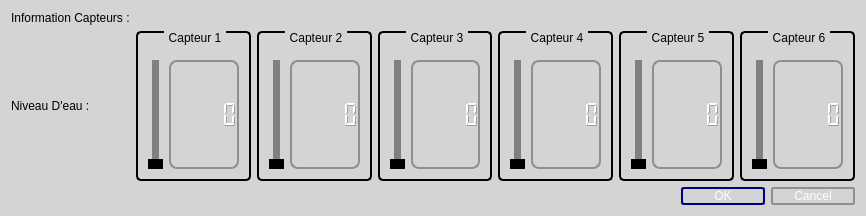
<?xml version="1.0" encoding="UTF-8"?>
<ui version="4.0">
 <class>Capteur</class>
 <widget class="QDialog" name="Capteur">
  <property name="geometry">
   <rect>
    <x>0</x>
    <y>0</y>
    <width>866</width>
    <height>214</height>
   </rect>
  </property>
  <property name="windowTitle">
   <string>Dialog</string>
  </property>
  <property name="styleSheet">
   <string notr="true">background-color: rgb(212, 212, 212);</string>
  </property>
  <layout class="QVBoxLayout" name="verticalLayout">
   <item>
    <layout class="QGridLayout" name="gridCapteur" rowstretch="0,0">
     <property name="sizeConstraint">
      <enum>QLayout::SetDefaultConstraint</enum>
     </property>
     <item row="0" column="0">
      <widget class="QLabel" name="labelInfoCapteur">
       <property name="styleSheet">
        <string notr="true">color: rgb(0, 0, 0);</string>
       </property>
       <property name="text">
        <string>Information Capteurs :</string>
       </property>
      </widget>
     </item>
     <item row="1" column="5">
      <widget class="QGroupBox" name="groupBoxC5">
       <property name="minimumSize">
        <size>
         <width>0</width>
         <height>150</height>
        </size>
       </property>
       <property name="styleSheet">
        <string notr="true"> QGroupBox {
	color: rgb(0, 0, 0);
     background-color: qlineargradient(x1: 0, y1: 0, x2: 0, y2: 1,
                                       stop: 0 #D4D4D4, stop: 1 #D4D4D4);
     border: 2px solid black;
     border-radius: 5px;
     margin-top: 1ex; /* leave space at the top for the title */
 }
 
 QGroupBox::title {
     subcontrol-origin: margin;
     subcontrol-position: top center; /* position at the top center */
     padding: 0 3px;
     background-color: qlineargradient(x1: 0, y1: 0, x2: 0, y2: 1,
                                       stop: 0 #C8C8C8, stop: 1 #E6E6E6);
 }</string>
       </property>
       <property name="title">
        <string>Capteur 5</string>
       </property>
       <layout class="QHBoxLayout" name="horizontalLayout_13">
        <item>
         <widget class="QSlider" name="nivEauCap5">
          <property name="minimumSize">
           <size>
            <width>0</width>
            <height>100</height>
           </size>
          </property>
          <property name="maximumSize">
           <size>
            <width>16777215</width>
            <height>175</height>
           </size>
          </property>
          <property name="styleSheet">
           <string notr="true"> QSlider::groove:vertical {
     background:  grey;
     position: absolute; /* absolutely position 4px from the left and right of the widget. setting margins on the widget should work too... */
     left: 4px; right: 4px;
 }
 
 QSlider::handle:vertical {
     height: 10px;
     background: black;
     margin: 0 -4px; /* expand outside the groove */
 }
 
 QSlider::add-page:vertical {
     background: white;
 }
 
 QSlider::sub-page:vertical {
     background: dark gray;
 }</string>
          </property>
          <property name="orientation">
           <enum>Qt::Vertical</enum>
          </property>
         </widget>
        </item>
        <item>
         <widget class="QLCDNumber" name="lcdC5">
          <property name="styleSheet">
           <string notr="true">QLCDNumber 
{
		color: rgb(255, 255, 255);
         border: 2px solid #8f8f91;
         border-radius: 8px;
         background-color: qlineargradient(x1: 0, y1: 0, x2: 0, y2: 1,
                                           stop: 0 #181716, stop: 1 #3D3C3A);
}</string>
          </property>
         </widget>
        </item>
       </layout>
      </widget>
     </item>
     <item row="1" column="3">
      <widget class="QGroupBox" name="groupBoxC3">
       <property name="minimumSize">
        <size>
         <width>0</width>
         <height>150</height>
        </size>
       </property>
       <property name="styleSheet">
        <string notr="true"> QGroupBox {
	color: rgb(0, 0, 0);
     background-color: qlineargradient(x1: 0, y1: 0, x2: 0, y2: 1,
                                       stop: 0 #D4D4D4, stop: 1 #D4D4D4);
     border: 2px solid black;
     border-radius: 5px;
     margin-top: 1ex; /* leave space at the top for the title */
 }
 
 QGroupBox::title {
     subcontrol-origin: margin;
     subcontrol-position: top center; /* position at the top center */
     padding: 0 3px;
     background-color: qlineargradient(x1: 0, y1: 0, x2: 0, y2: 1,
                                       stop: 0 #C8C8C8, stop: 1 #E6E6E6);
 }</string>
       </property>
       <property name="title">
        <string>Capteur 3</string>
       </property>
       <layout class="QHBoxLayout" name="horizontalLayout_11">
        <item>
         <widget class="QSlider" name="nivEauCap3">
          <property name="minimumSize">
           <size>
            <width>0</width>
            <height>100</height>
           </size>
          </property>
          <property name="maximumSize">
           <size>
            <width>16777215</width>
            <height>175</height>
           </size>
          </property>
          <property name="styleSheet">
           <string notr="true"> QSlider::groove:vertical {
     background:  grey;
     position: absolute; /* absolutely position 4px from the left and right of the widget. setting margins on the widget should work too... */
     left: 4px; right: 4px;
 }
 
 QSlider::handle:vertical {
     height: 10px;
     background: black;
     margin: 0 -4px; /* expand outside the groove */
 }
 
 QSlider::add-page:vertical {
     background: white;
 }
 
 QSlider::sub-page:vertical {
     background: dark gray;
 }</string>
          </property>
          <property name="orientation">
           <enum>Qt::Vertical</enum>
          </property>
         </widget>
        </item>
        <item>
         <widget class="QLCDNumber" name="lcdC3">
          <property name="styleSheet">
           <string notr="true">QLCDNumber 
{
		color: rgb(255, 255, 255);
         border: 2px solid #8f8f91;
         border-radius: 8px;
         background-color: qlineargradient(x1: 0, y1: 0, x2: 0, y2: 1,
                                           stop: 0 #181716, stop: 1 #3D3C3A);
}</string>
          </property>
         </widget>
        </item>
       </layout>
      </widget>
     </item>
     <item row="1" column="0">
      <widget class="QLabel" name="label">
       <property name="styleSheet">
        <string notr="true">color: rgb(0, 0, 0);</string>
       </property>
       <property name="text">
        <string>Niveau D'eau :</string>
       </property>
      </widget>
     </item>
     <item row="1" column="4">
      <widget class="QGroupBox" name="groupBoxC4">
       <property name="minimumSize">
        <size>
         <width>0</width>
         <height>150</height>
        </size>
       </property>
       <property name="styleSheet">
        <string notr="true"> QGroupBox {
	color: rgb(0, 0, 0);
     background-color: qlineargradient(x1: 0, y1: 0, x2: 0, y2: 1,
                                       stop: 0 #D4D4D4, stop: 1 #D4D4D4);
     border: 2px solid black;
     border-radius: 5px;
     margin-top: 1ex; /* leave space at the top for the title */
 }
 
 QGroupBox::title {
     subcontrol-origin: margin;
     subcontrol-position: top center; /* position at the top center */
     padding: 0 3px;
     background-color: qlineargradient(x1: 0, y1: 0, x2: 0, y2: 1,
                                       stop: 0 #C8C8C8, stop: 1 #E6E6E6);
 }</string>
       </property>
       <property name="title">
        <string>Capteur 4</string>
       </property>
       <layout class="QHBoxLayout" name="horizontalLayout_12">
        <item>
         <widget class="QSlider" name="nivEauCap4">
          <property name="minimumSize">
           <size>
            <width>0</width>
            <height>100</height>
           </size>
          </property>
          <property name="maximumSize">
           <size>
            <width>16777215</width>
            <height>175</height>
           </size>
          </property>
          <property name="styleSheet">
           <string notr="true"> QSlider::groove:vertical {
     background:  grey;
     position: absolute; /* absolutely position 4px from the left and right of the widget. setting margins on the widget should work too... */
     left: 4px; right: 4px;
 }
 
 QSlider::handle:vertical {
     height: 10px;
     background: black;
     margin: 0 -4px; /* expand outside the groove */
 }
 
 QSlider::add-page:vertical {
     background: white;
 }
 
 QSlider::sub-page:vertical {
     background: dark gray;
 }</string>
          </property>
          <property name="orientation">
           <enum>Qt::Vertical</enum>
          </property>
         </widget>
        </item>
        <item>
         <widget class="QLCDNumber" name="lcdC4">
          <property name="styleSheet">
           <string notr="true">QLCDNumber 
{
		color: rgb(255, 255, 255);
         border: 2px solid #8f8f91;
         border-radius: 8px;
         background-color: qlineargradient(x1: 0, y1: 0, x2: 0, y2: 1,
                                           stop: 0 #181716, stop: 1 #3D3C3A);
}</string>
          </property>
         </widget>
        </item>
       </layout>
      </widget>
     </item>
     <item row="1" column="2">
      <widget class="QGroupBox" name="groupBoxC2">
       <property name="minimumSize">
        <size>
         <width>0</width>
         <height>150</height>
        </size>
       </property>
       <property name="styleSheet">
        <string notr="true"> QGroupBox {
	color: rgb(0, 0, 0);
     background-color: qlineargradient(x1: 0, y1: 0, x2: 0, y2: 1,
                                       stop: 0 #D4D4D4, stop: 1 #D4D4D4);
     border: 2px solid black;
     border-radius: 5px;
     margin-top: 1ex; /* leave space at the top for the title */
 }
 
 QGroupBox::title {
     subcontrol-origin: margin;
     subcontrol-position: top center; /* position at the top center */
     padding: 0 3px;
     background-color: qlineargradient(x1: 0, y1: 0, x2: 0, y2: 1,
                                       stop: 0 #C8C8C8, stop: 1 #E6E6E6);
 }</string>
       </property>
       <property name="title">
        <string>Capteur 2</string>
       </property>
       <layout class="QHBoxLayout" name="horizontalLayout_10">
        <item>
         <widget class="QSlider" name="nivEauCap2">
          <property name="minimumSize">
           <size>
            <width>0</width>
            <height>100</height>
           </size>
          </property>
          <property name="maximumSize">
           <size>
            <width>16777215</width>
            <height>175</height>
           </size>
          </property>
          <property name="styleSheet">
           <string notr="true"> QSlider::groove:vertical {
     background:  grey;
     position: absolute; /* absolutely position 4px from the left and right of the widget. setting margins on the widget should work too... */
     left: 4px; right: 4px;
 }
 
 QSlider::handle:vertical {
     height: 10px;
     background: black;
     margin: 0 -4px; /* expand outside the groove */
 }
 
 QSlider::add-page:vertical {
     background: white;
 }
 
 QSlider::sub-page:vertical {
     background: dark gray;
 }</string>
          </property>
          <property name="orientation">
           <enum>Qt::Vertical</enum>
          </property>
         </widget>
        </item>
        <item>
         <widget class="QLCDNumber" name="lcdC2">
          <property name="styleSheet">
           <string notr="true">QLCDNumber 
{
		color: rgb(255, 255, 255);
         border: 2px solid #8f8f91;
         border-radius: 8px;
         background-color: qlineargradient(x1: 0, y1: 0, x2: 0, y2: 1,
                                           stop: 0 #181716, stop: 1 #3D3C3A);
}</string>
          </property>
         </widget>
        </item>
       </layout>
      </widget>
     </item>
     <item row="1" column="1">
      <widget class="QGroupBox" name="groupBoxC1">
       <property name="minimumSize">
        <size>
         <width>0</width>
         <height>150</height>
        </size>
       </property>
       <property name="styleSheet">
        <string notr="true"> QGroupBox {
	color: rgb(0, 0, 0);
     background-color: qlineargradient(x1: 0, y1: 0, x2: 0, y2: 1,
                                       stop: 0 #D4D4D4, stop: 1 #D4D4D4);
     border: 2px solid black;
     border-radius: 5px;
     margin-top: 1ex; /* leave space at the top for the title */
 }
 
 QGroupBox::title {
     subcontrol-origin: margin;
     subcontrol-position: top center; /* position at the top center */
     padding: 0 3px;
     background-color: qlineargradient(x1: 0, y1: 0, x2: 0, y2: 1,
                                       stop: 0 #C8C8C8, stop: 1 #E6E6E6);
 }</string>
       </property>
       <property name="title">
        <string>Capteur 1</string>
       </property>
       <layout class="QHBoxLayout" name="horizontalLayout_8">
        <item>
         <widget class="QSlider" name="nivEauCap1">
          <property name="minimumSize">
           <size>
            <width>0</width>
            <height>100</height>
           </size>
          </property>
          <property name="maximumSize">
           <size>
            <width>16777215</width>
            <height>175</height>
           </size>
          </property>
          <property name="styleSheet">
           <string notr="true"> QSlider::groove:vertical {
     background:  grey;
     position: absolute; /* absolutely position 4px from the left and right of the widget. setting margins on the widget should work too... */
     left: 4px; right: 4px;
 }
 
 QSlider::handle:vertical {
     height: 10px;
     background: black;
     margin: 0 -4px; /* expand outside the groove */
 }
 
 QSlider::add-page:vertical {
     background: white;
 }
 
 QSlider::sub-page:vertical {
     background: dark gray;
 }</string>
          </property>
          <property name="orientation">
           <enum>Qt::Vertical</enum>
          </property>
         </widget>
        </item>
        <item>
         <widget class="QLCDNumber" name="lcdC1">
          <property name="styleSheet">
           <string notr="true">QLCDNumber 
{
		color: rgb(255, 255, 255);
         border: 2px solid #8f8f91;
         border-radius: 8px;
         background-color: qlineargradient(x1: 0, y1: 0, x2: 0, y2: 1,
                                           stop: 0 #181716, stop: 1 #3D3C3A);
}</string>
          </property>
         </widget>
        </item>
       </layout>
      </widget>
     </item>
     <item row="1" column="6">
      <widget class="QGroupBox" name="groupBoxC6">
       <property name="minimumSize">
        <size>
         <width>0</width>
         <height>150</height>
        </size>
       </property>
       <property name="styleSheet">
        <string notr="true"> QGroupBox {
	color: rgb(0, 0, 0);
     background-color: qlineargradient(x1: 0, y1: 0, x2: 0, y2: 1,
                                       stop: 0 #D4D4D4, stop: 1 #D4D4D4);
     border: 2px solid black;
     border-radius: 5px;
     margin-top: 1ex; /* leave space at the top for the title */
 }
 
 QGroupBox::title {
     subcontrol-origin: margin;
     subcontrol-position: top center; /* position at the top center */
     padding: 0 3px;
     background-color: qlineargradient(x1: 0, y1: 0, x2: 0, y2: 1,
                                       stop: 0 #C8C8C8, stop: 1 #E6E6E6);
 }</string>
       </property>
       <property name="title">
        <string>Capteur 6</string>
       </property>
       <layout class="QHBoxLayout" name="horizontalLayout_14">
        <item>
         <widget class="QSlider" name="nivEauCap6">
          <property name="minimumSize">
           <size>
            <width>0</width>
            <height>100</height>
           </size>
          </property>
          <property name="maximumSize">
           <size>
            <width>16777215</width>
            <height>175</height>
           </size>
          </property>
          <property name="styleSheet">
           <string notr="true"> QSlider::groove:vertical {
     background:  grey;
     position: absolute; /* absolutely position 4px from the left and right of the widget. setting margins on the widget should work too... */
     left: 4px; right: 4px;
 }
 
 QSlider::handle:vertical {
     height: 10px;
     background: black;
     margin: 0 -4px; /* expand outside the groove */
 }
 
 QSlider::add-page:vertical {
     background: white;
 }
 
 QSlider::sub-page:vertical {
     background: dark gray;
 }</string>
          </property>
          <property name="orientation">
           <enum>Qt::Vertical</enum>
          </property>
         </widget>
        </item>
        <item>
         <widget class="QLCDNumber" name="lcdC6">
          <property name="styleSheet">
           <string notr="true">QLCDNumber 
{
		color: rgb(255, 255, 255);
         border: 2px solid #8f8f91;
         border-radius: 8px;
         background-color: qlineargradient(x1: 0, y1: 0, x2: 0, y2: 1,
                                           stop: 0 #181716, stop: 1 #3D3C3A);
}</string>
          </property>
         </widget>
        </item>
       </layout>
      </widget>
     </item>
    </layout>
   </item>
   <item>
    <widget class="QDialogButtonBox" name="buttonBox">
     <property name="styleSheet">
      <string notr="true">QPushButton {
	font: 75 10pt &quot;Arial&quot;;
	color: rgb(255, 255, 255);
         border: 2px solid #8f8f91;
         border-radius: 3px;
         background-color: qlineargradient(x1: 0, y1: 0, x2: 0, y2: 1,
                                           stop: 0 #181716, stop: 1 #3D3C3A);
         min-width: 80px;
     }

     QPushButton:pressed {
         background-color: qlineargradient(x1: 0, y1: 0, x2: 0, y2: 1,
                                           stop: 0 #3D3C3A, stop: 1 #181716);
     }

     QPushButton:flat {
         border: none; /* no border for a flat push button */
     }

     QPushButton:default {
         border-color: navy; /* make the default button prominent */
     }</string>
     </property>
     <property name="orientation">
      <enum>Qt::Horizontal</enum>
     </property>
     <property name="standardButtons">
      <set>QDialogButtonBox::Cancel|QDialogButtonBox::Ok</set>
     </property>
    </widget>
   </item>
  </layout>
 </widget>
 <resources/>
 <connections>
  <connection>
   <sender>buttonBox</sender>
   <signal>accepted()</signal>
   <receiver>Capteur</receiver>
   <slot>accept()</slot>
   <hints>
    <hint type="sourcelabel">
     <x>257</x>
     <y>204</y>
    </hint>
    <hint type="destinationlabel">
     <x>157</x>
     <y>274</y>
    </hint>
   </hints>
  </connection>
  <connection>
   <sender>buttonBox</sender>
   <signal>rejected()</signal>
   <receiver>Capteur</receiver>
   <slot>reject()</slot>
   <hints>
    <hint type="sourcelabel">
     <x>325</x>
     <y>204</y>
    </hint>
    <hint type="destinationlabel">
     <x>286</x>
     <y>274</y>
    </hint>
   </hints>
  </connection>
  <connection>
   <sender>nivEauCap1</sender>
   <signal>valueChanged(int)</signal>
   <receiver>lcdC1</receiver>
   <slot>display(int)</slot>
   <hints>
    <hint type="sourcelabel">
     <x>173</x>
     <y>110</y>
    </hint>
    <hint type="destinationlabel">
     <x>206</x>
     <y>117</y>
    </hint>
   </hints>
  </connection>
  <connection>
   <sender>nivEauCap2</sender>
   <signal>valueChanged(int)</signal>
   <receiver>lcdC2</receiver>
   <slot>display(int)</slot>
   <hints>
    <hint type="sourcelabel">
     <x>293</x>
     <y>122</y>
    </hint>
    <hint type="destinationlabel">
     <x>338</x>
     <y>126</y>
    </hint>
   </hints>
  </connection>
  <connection>
   <sender>nivEauCap3</sender>
   <signal>valueChanged(int)</signal>
   <receiver>lcdC3</receiver>
   <slot>display(int)</slot>
   <hints>
    <hint type="sourcelabel">
     <x>410</x>
     <y>117</y>
    </hint>
    <hint type="destinationlabel">
     <x>461</x>
     <y>146</y>
    </hint>
   </hints>
  </connection>
  <connection>
   <sender>nivEauCap4</sender>
   <signal>valueChanged(int)</signal>
   <receiver>lcdC4</receiver>
   <slot>display(int)</slot>
   <hints>
    <hint type="sourcelabel">
     <x>528</x>
     <y>81</y>
    </hint>
    <hint type="destinationlabel">
     <x>575</x>
     <y>142</y>
    </hint>
   </hints>
  </connection>
  <connection>
   <sender>nivEauCap5</sender>
   <signal>valueChanged(int)</signal>
   <receiver>lcdC5</receiver>
   <slot>display(int)</slot>
   <hints>
    <hint type="sourcelabel">
     <x>645</x>
     <y>84</y>
    </hint>
    <hint type="destinationlabel">
     <x>691</x>
     <y>137</y>
    </hint>
   </hints>
  </connection>
  <connection>
   <sender>nivEauCap6</sender>
   <signal>valueChanged(int)</signal>
   <receiver>lcdC6</receiver>
   <slot>display(int)</slot>
   <hints>
    <hint type="sourcelabel">
     <x>765</x>
     <y>84</y>
    </hint>
    <hint type="destinationlabel">
     <x>805</x>
     <y>139</y>
    </hint>
   </hints>
  </connection>
 </connections>
</ui>
